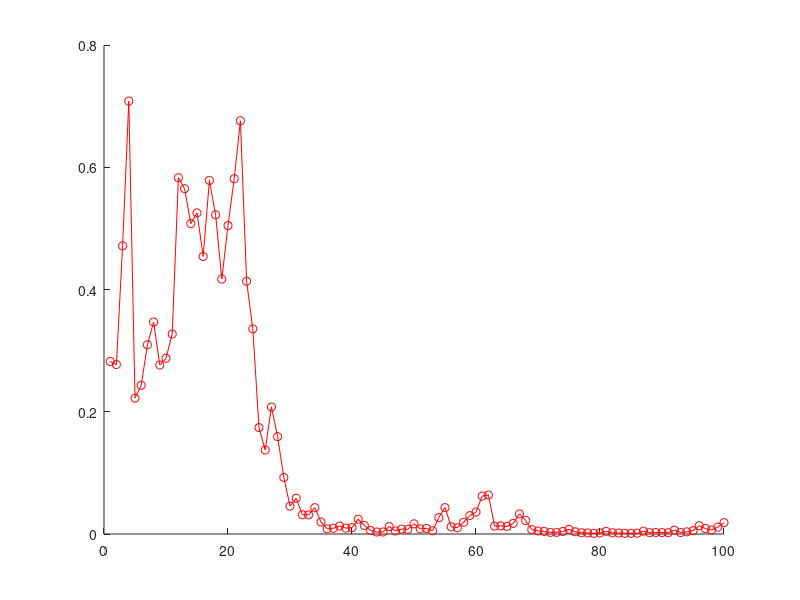

The MATLAB script that drew this image:

clear
m=100%设置一个足够大的数表示∞
while(1)
x=30*rand(3,1);
y=30*rand(3,1);
T(1)=sqrt(x(1).^2+y(1).^2);
T(2)=sqrt(x(2).^2+y(2).^2);
T(3)=sqrt(x(3).^2+y(3).^2);%T为边长
    if (T(1)+T(2)>T(3) && T(2)+T(3)>T(1))%循环生成随机点，直到可以生成一个三角形为止，实际上用复数表示会方便一些
        break
    end   
end
z=x+y*i;%还是用复数表方便一些2333
for k=1:m
ratio=rand(1,3);%构造三边的比例，独立同分布
   aa=(z(2)+ratio(1)*z(3))/(1+ratio(1));%定比分点定理
   bb=(z(3)+ratio(2)*z(1))/(1+ratio(2));
   cc=(z(1)+ratio(3)*z(2))/(1+ratio(3));
   a(k)=0;%移动到原点进行伸缩变换保持形状
   b(k)=bb-aa;
   c(k)=cc-aa;
   t=max(abs(c(k)-a(k)),abs(b(k)-a(k)));
   b(k)=b(k)/t;
   c(k)=c(k)/t;%伸缩变换
   A=[1 real(a(k)) imag(a(k));
      1 real(b(k)) imag(b(k));
      1 real(c(k)) imag(c(k));];
   area(k)=abs(det(A));%计算面积
   z(1)=a(k);
   z(2)=b(k);
   z(3)=c(k);
end
hold on
plot(area,'ro-')






